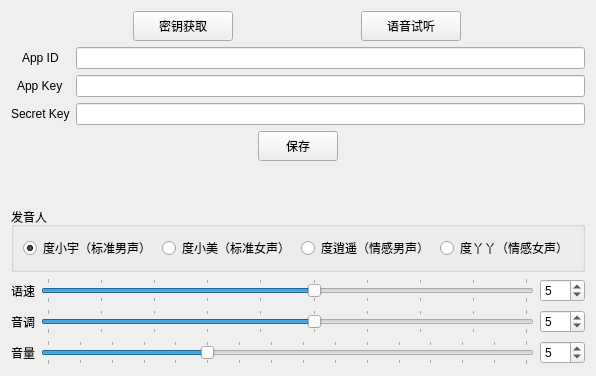
      <widget class="QWidget" name="baidu">
       <attribute name="title">
        <string>百度云</string>
       </attribute>
       <layout class="QVBoxLayout" name="verticalLayout_3">
        <item>
         <layout class="QHBoxLayout" name="horizontalLayout">
          <item>
           <widget class="QPushButton" name="baiduapi">
            <property name="sizePolicy">
             <sizepolicy hsizetype="Fixed" vsizetype="Fixed">
              <horstretch>0</horstretch>
              <verstretch>0</verstretch>
             </sizepolicy>
            </property>
            <property name="minimumSize">
             <size>
              <width>100</width>
              <height>30</height>
             </size>
            </property>
            <property name="text">
             <string>密钥获取</string>
            </property>
           </widget>
          </item>
          <item>
           <widget class="QPushButton" name="baiduai">
            <property name="sizePolicy">
             <sizepolicy hsizetype="Fixed" vsizetype="Fixed">
              <horstretch>0</horstretch>
              <verstretch>0</verstretch>
             </sizepolicy>
            </property>
            <property name="minimumSize">
             <size>
              <width>100</width>
              <height>30</height>
             </size>
            </property>
            <property name="toolTip">
             <string>前往官网试听</string>
            </property>
            <property name="statusTip">
             <string>前往官网试听</string>
            </property>
            <property name="text">
             <string>语音试听</string>
            </property>
           </widget>
          </item>
         </layout>
        </item>
        <item>
         <layout class="QFormLayout" name="formLayout">
          <property name="labelAlignment">
           <set>Qt::AlignCenter</set>
          </property>
          <item row="0" column="0">
           <widget class="QLabel" name="lable_app_id">
            <property name="text">
             <string>App ID</string>
            </property>
           </widget>
          </item>
          <item row="0" column="1">
           <widget class="QLineEdit" name="app_id_bd">
            <property name="clearButtonEnabled">
             <bool>false</bool>
            </property>
           </widget>
          </item>
          <item row="1" column="0">
           <widget class="QLabel" name="lable_app_key">
            <property name="text">
             <string>App Key</string>
            </property>
           </widget>
          </item>
          <item row="1" column="1">
           <widget class="QLineEdit" name="app_key_bd">
            <property name="clearButtonEnabled">
             <bool>false</bool>
            </property>
           </widget>
          </item>
          <item row="2" column="0">
           <widget class="QLabel" name="lable_secret_key">
            <property name="text">
             <string>Secret Key</string>
            </property>
           </widget>
          </item>
          <item row="2" column="1">
           <widget class="QLineEdit" name="secret_key_bd">
            <property name="echoMode">
             <enum>QLineEdit::PasswordEchoOnEdit</enum>
            </property>
            <property name="clearButtonEnabled">
             <bool>false</bool>
            </property>
           </widget>
          </item>
         </layout>
        </item>
        <item>
         <layout class="QHBoxLayout" name="horizontalLayout_3">
          <item>
           <widget class="QPushButton" name="save_bd">
            <property name="sizePolicy">
             <sizepolicy hsizetype="Fixed" vsizetype="Fixed">
              <horstretch>0</horstretch>
              <verstretch>0</verstretch>
             </sizepolicy>
            </property>
            <property name="minimumSize">
             <size>
              <width>0</width>
              <height>30</height>
             </size>
            </property>
            <property name="toolTip">
             <string>必须先保存</string>
            </property>
            <property name="styleSheet">
             <string notr="true"/>
            </property>
            <property name="text">
             <string>保存</string>
            </property>
            <property name="checkable">
             <bool>false</bool>
            </property>
            <property name="autoDefault">
             <bool>false</bool>
            </property>
            <property name="default">
             <bool>false</bool>
            </property>
            <property name="flat">
             <bool>false</bool>
            </property>
           </widget>
          </item>
         </layout>
        </item>
        <item>
         <spacer name="verticalSpacer">
          <property name="orientation">
           <enum>Qt::Vertical</enum>
          </property>
          <property name="sizeHint" stdset="0">
           <size>
            <width>20</width>
            <height>40</height>
           </size>
          </property>
         </spacer>
        </item>
        <item>
         <layout class="QVBoxLayout" name="verticalLayout">
          <property name="leftMargin">
           <number>0</number>
          </property>
          <item>
           <widget class="QGroupBox" name="person">
            <property name="title">
             <string>发音人</string>
            </property>
            <layout class="QHBoxLayout" name="horizontalLayout_5">
             <item>
              <widget class="QRadioButton" name="per_1">
               <property name="text">
                <string>度小宇（标准男声）</string>
               </property>
               <property name="checked">
                <bool>true</bool>
               </property>
               <attribute name="buttonGroup">
                <string notr="true">per</string>
               </attribute>
              </widget>
             </item>
             <item>
              <widget class="QRadioButton" name="per_0">
               <property name="text">
                <string>度小美（标准女声）</string>
               </property>
               <property name="checked">
                <bool>false</bool>
               </property>
               <attribute name="buttonGroup">
                <string notr="true">per</string>
               </attribute>
              </widget>
             </item>
             <item>
              <widget class="QRadioButton" name="per_3">
               <property name="text">
                <string>度逍遥（情感男声）</string>
               </property>
               <attribute name="buttonGroup">
                <string notr="true">per</string>
               </attribute>
              </widget>
             </item>
             <item>
              <widget class="QRadioButton" name="per_4">
               <property name="text">
                <string>度丫丫（情感女声）</string>
               </property>
               <attribute name="buttonGroup">
                <string notr="true">per</string>
               </attribute>
              </widget>
             </item>
            </layout>
           </widget>
          </item>
         </layout>
        </item>
        <item>
         <layout class="QFormLayout" name="formLayout_2">
          <property name="labelAlignment">
           <set>Qt::AlignCenter</set>
          </property>
          <item row="0" column="0">
           <widget class="QLabel" name="label_5">
            <property name="text">
             <string>语速</string>
            </property>
            <property name="alignment">
             <set>Qt::AlignLeading|Qt::AlignLeft|Qt::AlignVCenter</set>
            </property>
           </widget>
          </item>
          <item row="0" column="1">
           <layout class="QHBoxLayout" name="horizontalLayout_14">
            <item>
             <widget class="QSlider" name="spd_bd">
              <property name="maximum">
               <number>9</number>
              </property>
              <property name="value">
               <number>5</number>
              </property>
              <property name="orientation">
               <enum>Qt::Horizontal</enum>
              </property>
              <property name="tickPosition">
               <enum>QSlider::TicksBothSides</enum>
              </property>
             </widget>
            </item>
            <item>
             <widget class="QSpinBox" name="spd_spin_bd">
              <property name="minimumSize">
               <size>
                <width>45</width>
                <height>0</height>
               </size>
              </property>
              <property name="maximum">
               <number>9</number>
              </property>
              <property name="value">
               <number>5</number>
              </property>
             </widget>
            </item>
           </layout>
          </item>
          <item row="1" column="0">
           <widget class="QLabel" name="label_6">
            <property name="sizePolicy">
             <sizepolicy hsizetype="Preferred" vsizetype="Preferred">
              <horstretch>0</horstretch>
              <verstretch>0</verstretch>
             </sizepolicy>
            </property>
            <property name="text">
             <string>音调</string>
            </property>
            <property name="alignment">
             <set>Qt::AlignCenter</set>
            </property>
           </widget>
          </item>
          <item row="1" column="1">
           <layout class="QHBoxLayout" name="horizontalLayout_15">
            <item>
             <widget class="QSlider" name="pit_bd">
              <property name="maximum">
               <number>9</number>
              </property>
              <property name="value">
               <number>5</number>
              </property>
              <property name="orientation">
               <enum>Qt::Horizontal</enum>
              </property>
              <property name="tickPosition">
               <enum>QSlider::TicksBothSides</enum>
              </property>
             </widget>
            </item>
            <item>
             <widget class="QSpinBox" name="pit_spin_bd">
              <property name="minimumSize">
               <size>
                <width>45</width>
                <height>0</height>
               </size>
              </property>
              <property name="maximum">
               <number>9</number>
              </property>
              <property name="value">
               <number>5</number>
              </property>
             </widget>
            </item>
           </layout>
          </item>
          <item row="2" column="0">
           <widget class="QLabel" name="label_7">
            <property name="text">
             <string>音量</string>
            </property>
           </widget>
          </item>
          <item row="2" column="1">
           <layout class="QHBoxLayout" name="horizontalLayout_16">
            <item>
             <widget class="QSlider" name="vol_bd">
              <property name="maximum">
               <number>15</number>
              </property>
              <property name="pageStep">
               <number>10</number>
              </property>
              <property name="value">
               <number>5</number>
              </property>
              <property name="orientation">
               <enum>Qt::Horizontal</enum>
              </property>
              <property name="tickPosition">
               <enum>QSlider::TicksBothSides</enum>
              </property>
             </widget>
            </item>
            <item>
             <widget class="QSpinBox" name="vol_spin_bd">
              <property name="minimumSize">
               <size>
                <width>45</width>
                <height>0</height>
               </size>
              </property>
              <property name="maximum">
               <number>15</number>
              </property>
              <property name="value">
               <number>5</number>
              </property>
             </widget>
            </item>
           </layout>
          </item>
         </layout>
        </item>
       </layout>
      </widget>
